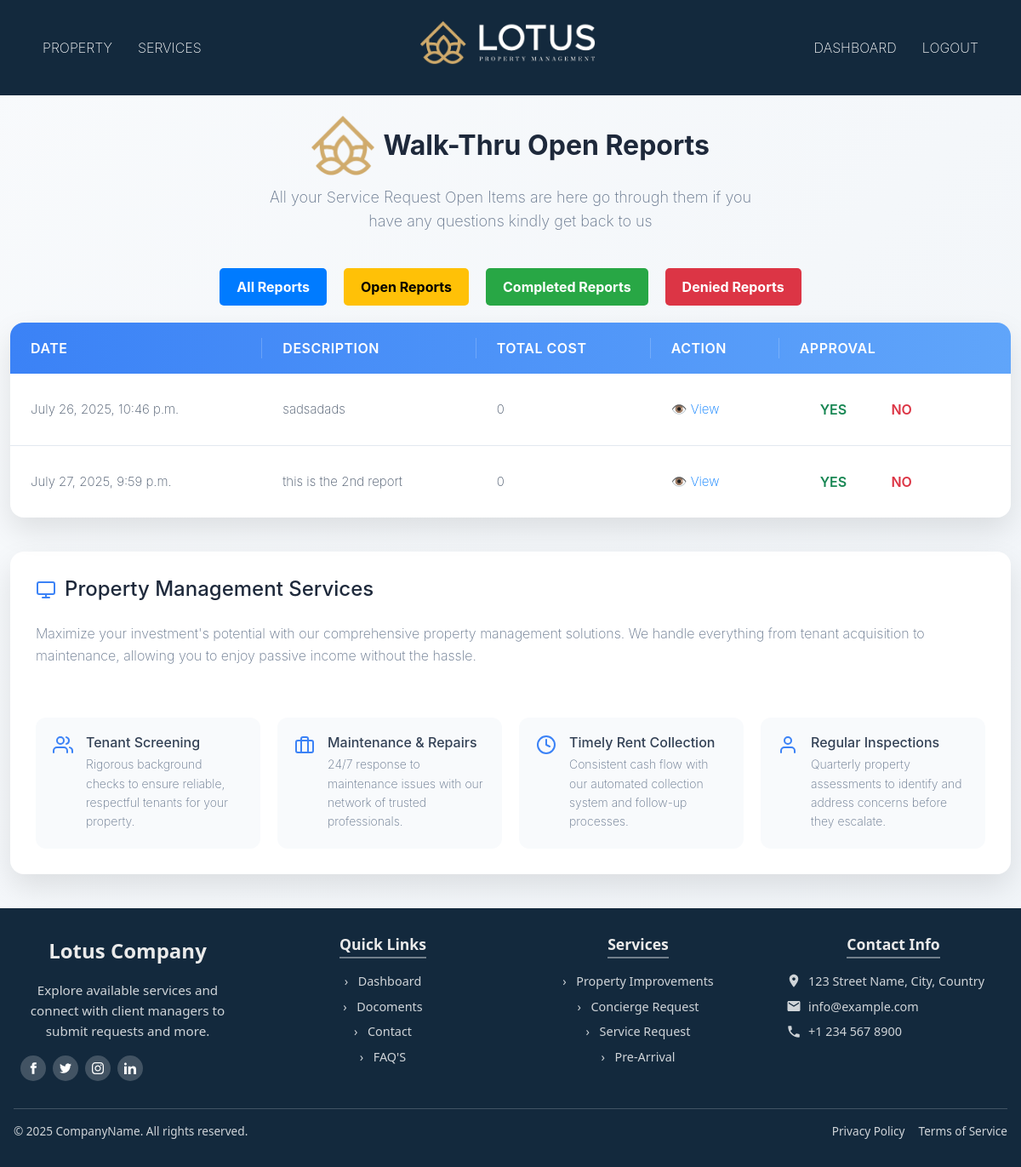
Page /reports/open/ on the committed database.
### walkthroughreport/models.py (models this page shows)
class WalkthroughReport(models.Model):
    user = models.ForeignKey(Client, on_delete=models.CASCADE)  # Use Client from mainapp
    property = models.ForeignKey(PropertyManagement, on_delete=models.CASCADE, blank=True, null=True)
    name = models.CharField(max_length=100, blank=True, null=True)
    description = models.CharField(max_length=200, blank=True, null=True)
    updatedate = models.DateField(blank=True, null=True)
    datetime = models.DateTimeField(auto_now_add=True, blank=True, null=True)
    cost = models.IntegerField(default=0, blank=True, null=True)
    cost_notes = models.CharField(max_length=500, blank=True, null=True)
    status = models.CharField(max_length=20, choices=STATUS_CHOICES, default='Open', blank=True, null=True)
    item_status_check = models.BooleanField(default=False)
    status_remarks = models.CharField(max_length=500, blank=True, null=True)
    client_approval = models.CharField(max_length=10, choices=APPROVAL_CHOICES, default='Pending', blank=True)
    completation_denied_date = models.DateField(blank=True, null=True)

### mainapp/views.py (the view)
# urls.py: path('reports/open/', views.open_reports_view, name='open_reports'),
def open_reports_view(request):
    reports = WalkthroughReport.objects.filter(status='Open')
    return render(request, 'mainapp/walktrug/open_reports.html', {'reports': reports})

### template/mainapp/walktrug/open_reports.html (shortened to what this page needs)
{% extends 'outbase.html' %}
{% load static %}
{% block content %}
    <div class="container">
        <header>
            <div class="logo">
               <img src="{% static 'img/smalllogo.png' %}" alt="">
               Walk-Thru Open Reports
            </div>
            <p class="tagline">All your Service Request Open Items are here go through them if you have any questions kindly get back to us</p>
        </header>
        <div style="display: flex; justify-content: center; gap: 20px; margin: 20px;">
            <a href="{% url 'mainapp:all_reports' %}" style="padding: 10px 20px; background-color: #007bff; color: white; text-decoration: none; border-radius: 5px; font-weight: bold; transition: 0.3s;">All Reports</a>
            <a href="{% url 'mainapp:open_reports' %}" style="padding: 10px 20px; background-color: #ffc107; color: black; text-decoration: none; border-radius: 5px; font-weight: bold; transition: 0.3s;">Open Reports</a>
            <a href="{% url 'mainapp:completed_reports' %}" style="padding: 10px 20px; background-color: #28a745; color: white; text-decoration: none; border-radius: 5px; font-weight: bold; transition: 0.3s;">Completed Reports</a>
            <a href="{% url 'mainapp:denied_reports' %}" style="padding: 10px 20px; background-color: #dc3545; color: white; text-decoration: none; border-radius: 5px; font-weight: bold; transition: 0.3s;">Denied Reports</a>
        </div>
        <div class="table-container">
            <table class="services-table">
                <thead>
                    <tr>
                        <th>Date</th>
                        <th>Description</th>
                        <th>Total Cost</th>
                        <th>Action</th>
                        <th>Approval</th>
                    </tr>
                </thead>
                <tbody>
                    {% for report in reports %}
                    <tr class="{% if request.status == 'open' %}active{% endif %}">
                        <td>{{ report.datetime }}</td>
                        <td>{{ report.description }}</td>
                        <td>{{ report.cost }}</td>
                        <td>
                            <a href="{% url 'mainapp:report_detail' report.pk %}" style="color: #007bff; text-decoration: none;">
                                👁️ View
                            </a>
                        </td>
                        <td>
                            <a href="{% url 'mainapp:update_report_status' report.pk 'Pending' %}"
                               class="btn btn-sm {% if report.status == 'Completed' %}btn-success disabled{% else %}btn-outline-success{% endif %}">
                                YES
                            </a>
                            <a href="{% url 'mainapp:update_report_status' report.pk 'Denied' %}"
                               class="btn btn-sm {% if report.status == 'Denied' %}btn-danger disabled{% else %}btn-outline-danger{% endif %}">
                                NO
                            </a>
                        </td>
                    </tr>
                    {% empty %}
                    <p>No reports available.</p>
                {% endfor %}
                </tbody>
            </table>
        </div>
        <div class="service-details">
            <h2>
                Property Management Services
            </h2>
            <p>Maximize your investment's potential with our comprehensive property management solutions. We handle everything from tenant acquisition to maintenance, allowing you to enjoy passive income without the hassle.</p>
            <div class="features-grid">
                <div class="feature-card">
                    <div>
                        <h3>Tenant Screening</h3>
                        <p>Rigorous background checks to ensure reliable, respectful tenants for your property.</p>
                    </div>
                </div>
                <div class="feature-card">
                    <svg xmlns="http://www.w3.org/2000/svg" width="24" height="24" viewBox="0 0 24 24" fill="none" stroke="currentColor" stroke-width="2" stroke-linecap="round" stroke-linejoin="round">
                        <rect x="2" y="7" width="20" height="14" rx="2" ry="2"></rect>
                        <path d="M16 21V5a2 2 0 0 0-2-2h-4a2 2 0 0 0-2 2v16"></path>
                    </svg>
                    <div>
                        <h3>Maintenance & Repairs</h3>
                        <p>24/7 response to maintenance issues with our network of trusted professionals.</p>
                    </div>
                </div>
                <div class="feature-card">
                    <svg xmlns="http://www.w3.org/2000/svg" width="24" height="24" viewBox="0 0 24 24" fill="none" stroke="currentColor" stroke-width="2" stroke-linecap="round" stroke-linejoin="round">
                        <circle cx="12" cy="12" r="10"></circle>
                        <polyline points="12 6 12 12 16 14"></polyline>
                    </svg>
                    <div>
                        <h3>Timely Rent Collection</h3>
                        <p>Consistent cash flow with our automated collection system and follow-up processes.</p>
                    </div>
                </div>
                <div class="feature-card">
                    <svg xmlns="http://www.w3.org/2000/svg" width="24" height="24" viewBox="0 0 24 24" fill="none" stroke="currentColor" stroke-width="2" stroke-linecap="round" stroke-linejoin="round">
                        <path d="M20 21v-2a4 4 0 0 0-4-4H8a4 4 0 0 0-4 4v2"></path>
                        <circle cx="12" cy="7" r="4"></circle>
                    </svg>
                    <div>
                        <h3>Regular Inspections</h3>
                        <p>Quarterly property assessments to identify and address concerns before they escalate.</p>
                    </div>
                </div>
            </div>
        </div>
    </div>
{% endblock content %}

### template/mainapp/walktrug/open_reports.html (style rules this page uses)
* { box-sizing: border-box; font-family: 'Inter', 'Segoe UI', Tahoma, Geneva, Verdana, sans-serif; }
body { background: linear-gradient(135deg, #f8fafc 0%, #f0f4f8 100%); color: #334155; min-height: 100vh; }
.container { max-width: 1200px; margin: 0 auto; }
header { margin-top: 2%; text-align: center; margin-bottom: 40px; padding: 0 20px; }
.logo { font-size: 32px; font-weight: 700; color: #1e293b; margin-bottom: 12px; display: flex; align-items: center; justify-content: center; transition: all 0.3s ease; }
.tagline { font-size: 18px; color: #64748b; max-width: 600px; margin: 0 auto; line-height: 1.6; }
.table-container { background: white; border-radius: 16px; box-shadow: 0 15px 35px rgba(0, 0, 0, 0.1); overflow: hidden; margin-bottom: 40px; position: relative; transition: all 0.3s ease; overflow-x: auto; }
.services-table { width: 100%; border-collapse: collapse; text-align: left; min-width: 650px; }
.services-table thead { background: linear-gradient(90deg, #3b82f6, #60a5fa); color: white; }
.services-table th { padding: 18px 24px; font-weight: 600; font-size: 16px; position: relative; text-transform: uppercase; letter-spacing: 0.5px; }
.services-table th:not(:last-child)::after { content: ''; position: absolute; right: 0; top: 18px; bottom: 18px; width: 1px; background: rgba(255, 255, 255, 0.2); }
.services-table tbody tr { border-bottom: 1px solid #e2e8f0; cursor: pointer; transition: all 0.2s ease; }
.services-table tbody tr:last-child { border-bottom: none; }
.services-table td { padding: 18px 24px; font-size: 15px; color: #475569; }
.service-details { background: white; border-radius: 16px; box-shadow: 0 15px 35px rgba(0, 0, 0, 0.1); padding: 30px; margin-bottom: 40px; transition: all 0.3s ease; display: flex; flex-direction: column; gap: 20px; }
.service-details h2 { color: #1e293b; font-size: 24px; margin-bottom: 5px; display: flex; align-items: center; gap: 10px; }
.service-details h2 svg { color: #3b82f6; }
.service-details p { color: #64748b; line-height: 1.6; margin-bottom: 20px; }
.features-grid { display: grid; grid-template-columns: repeat(auto-fill, minmax(250px, 1fr)); gap: 20px; margin-top: 20px; }
.feature-card { background: #f8fafc; border-radius: 12px; padding: 20px; display: flex; align-items: flex-start; gap: 15px; transition: all 0.2s ease; }
.feature-card svg { color: #3b82f6; flex-shrink: 0; }
.feature-card h3 { font-size: 16px; color: #334155; margin-bottom: 5px; }
.feature-card p { font-size: 14px; color: #64748b; margin: 0; }
.btn { padding: 12px 24px; border-radius: 8px; font-weight: 600; font-size: 16px; cursor: pointer; transition: all 0.2s ease; text-align: center; text-decoration: none; border: none; }

### rows in the picture
WalkthroughReport: datetime "July 26, 2025, 10:46 p.m.", description "sadsadads", cost "0"
WalkthroughReport: datetime "July 27, 2025, 9:59 p.m.", description "this is the 2nd report", cost "0"
